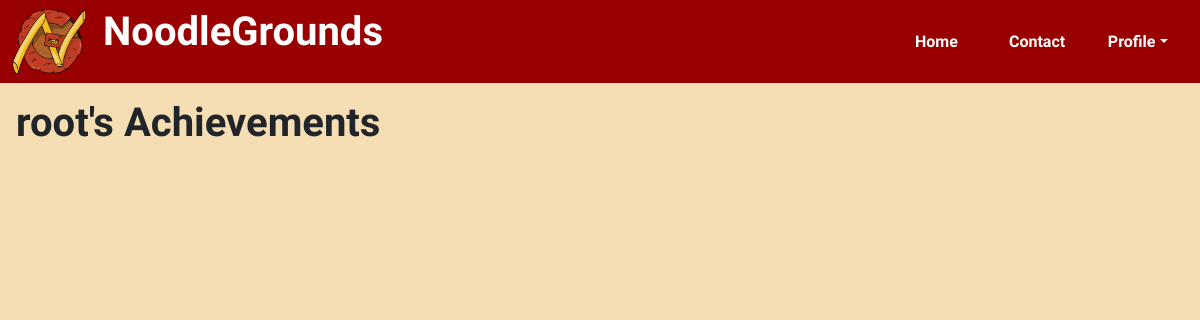
The page /profile/root on the database as committed earlier.
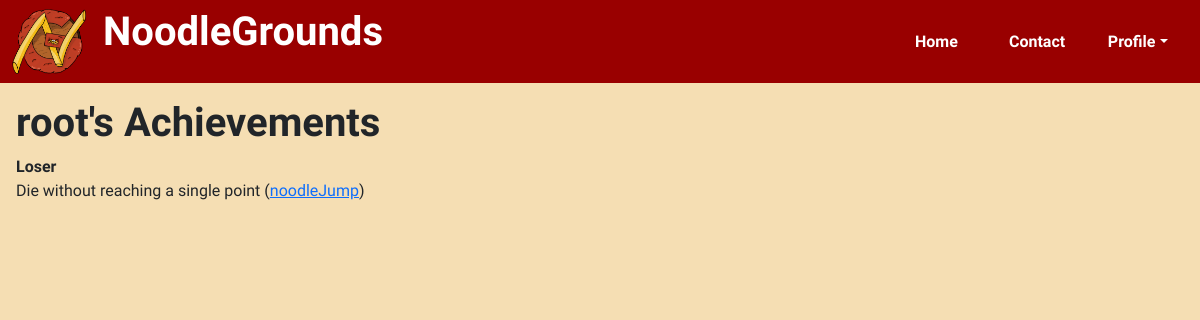
The same page on the database as committed later.
### games/models.py (models this page shows, shortened)
class Achievement(models.Model):
    title = models.CharField('achievement title', max_length=50)
    description = models.CharField('achievement description', max_length=255)
    game = models.ForeignKey(Game, on_delete=models.CASCADE)

class Game(models.Model):
    title = models.CharField(max_length=255)
    description = models.CharField(max_length=1023)
    internal_name = models.CharField(max_length=255, unique=True,
                                     help_text='<b>Beispiel:</b> Wenn in urls.py name="noodle_jump" und der static Ordner für noodle_jump="/games/static/games/noodle_jump/", dann ist internal_name als "noodle_jump" zu wählen')

### core/views.py (the view)
# urls.py: path('profile', self_profile, name="profile"),
def profile(request: HttpRequest, username: str):
    try:
        user = User.objects.get(username=username)
        return render(request, 'core/profile.html', {'user': user})
    except User.DoesNotExist:
        return render(request, 'core/profile_404.html')

### core/templates/core/profile.html
{% extends 'core/base.html' %} {% load static %}
{% block content %}
<div class="mt-3 ms-3">
    <h1>{{user.username}}'s Achievements</h1>
    {% for achievement in user.achievements.all %}
    <div>
        <p class="mb-0">
            <b> {{ achievement.title }} </b>
        </p>
        <p>{{ achievement.description }} (<a href="/{{ achievement.game.internal_name }}">{{ achievement.game.title}}</a>)</p>
    </div>
    {% endfor %}
</div>
{% endblock content %}

Rows that differ between the two databases and show on the page:
added Achievement: title "Loser", description "Die without reaching a single point", game "noodleJump"
